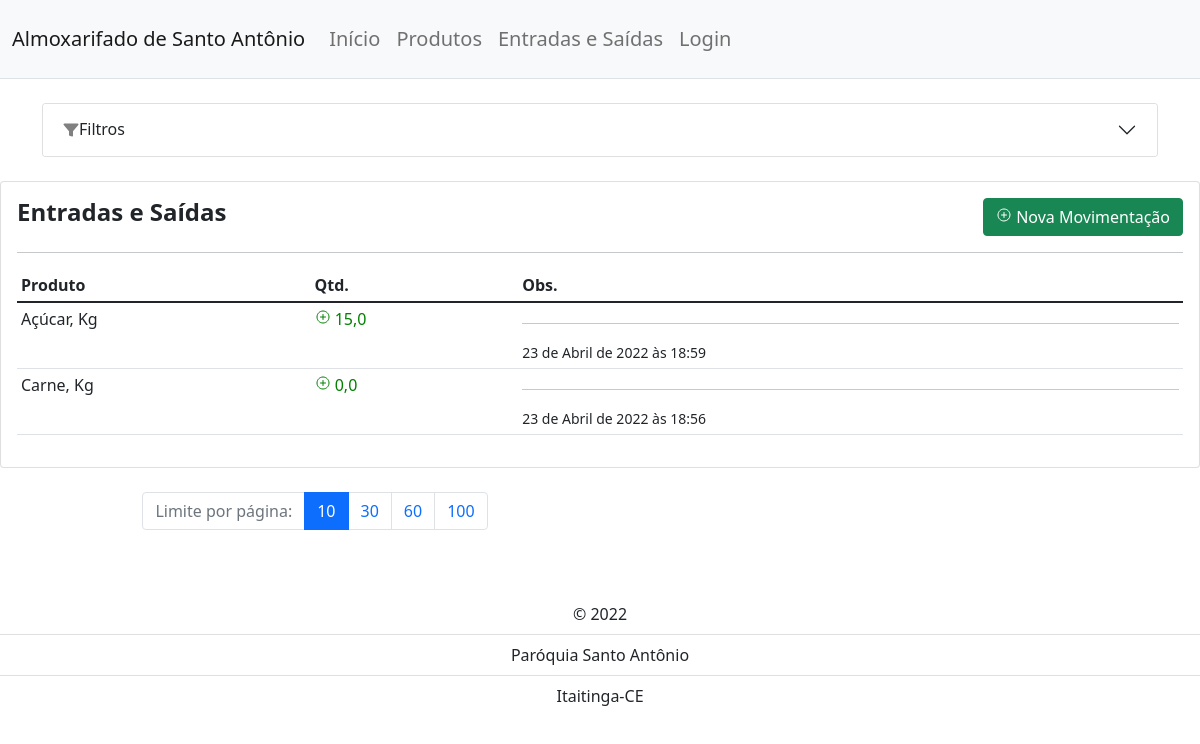
/movimentacao_lista/, run on the app's committed database.
### movimentacoes/models.py (models this page shows, shortened)
class Movimentacao(models.Model):
    produto = models.ForeignKey(Produto, on_delete=models.PROTECT)
    tipo = models.CharField(max_length=50, choices=LISTA_TIPO_MOVIMENTACAO)
    quantidade = models.DecimalField(max_digits=10, decimal_places=1)
    observacao = models.CharField(max_length=255, blank=True)
    created = models.DateTimeField(editable=False)
    modified = models.DateTimeField(editable=False)

class Produto(models.Model):
    descricao = models.CharField(max_length=255)
    categoria = models.CharField(max_length=50, choices=LISTA_CATEGORIAS)
    und_medida = models.CharField(max_length=255)
    quantidade = models.DecimalField(max_digits=10, decimal_places=1, default=0)
    created = models.DateTimeField(editable=False)
    modified = models.DateTimeField(editable=False)
    class Meta:
        ordering = ['descricao']
    def __str__(self):
        return self.descricao + ", " + self.und_medida

### movimentacoes/views.py (the view)
# urls.py: path('movimentacao_lista/', views.movimentacao_lista, name='movimentacao_lista'),
def movimentacao_lista(request):
    parametro_page = request.GET.get('page', '1')
    parametro_limit = request.GET.get('limit', '10')
    if not (parametro_limit.isdigit() and int(parametro_limit) > 0):
        parametro_limit = '10'
    movimentacoes = Movimentacao.objects.all().order_by('-modified')
    myFilter = MovimentacaoFilter(request.GET, queryset=movimentacoes)
    movimentacoes = myFilter.qs
    movimentacoes_paginator = Paginator(movimentacoes, parametro_limit)
    try:
        movimentacoes = movimentacoes_paginator.page(parametro_page)
    except (EmptyPage, PageNotAnInteger):
        movimentacoes = movimentacoes_paginator.page(1)
    context = {
        'movimentacoes': movimentacoes,
        'myFilter': myFilter,
        'opcoes_limit': [10, 30, 60, 100],
        'filtro': request.GET
    }
    return render(request, 'movimentacoes/movimentacao_lista.html', context)

### templates/movimentacoes/movimentacao_lista.html (shortened to what this page needs)
{% extends 'base.html' %}
{% load static %}
{% load crispy_forms_tags %}
{% block content %}
    <div class="container container-fluid" id="accordionExample">
        <div class="accordion-item">
            <h2 class="accordion-header" id="headingThree">
                <button class="accordion-button collapsed" type="button" data-bs-toggle="collapse" data-bs-target="#collapseThree" aria-expanded="false" aria-controls="collapseThree">
                    <ion-icon style="color: grey" name="funnel"></ion-icon>Filtros
                </button>
            </h2>
        </div>
    </div>
    <br>
    <div class="table-responsive">
        <div class="card">
            <div class="card-body">
                <div class="row row-cols-2">
                    <div class="col" style="vertical-align: middle">
                        <h4><b>Entradas e Saídas</b></h4>
                    </div>
                    <div class="col" style="text-align: right;">
                        <a class="btn btn-success" href="{% url 'movimentacoes:movimentacao' %}">
                            <ion-icon name="add-circle-outline"></ion-icon>
                            Nova Movimentação
                        </a>
                    </div>
                </div>
                <hr>
                <table class="table table-sm">
                    <thead>
                        <tr>
                            <th>Produto</th>
                            <th>Qtd.</th>
                            <th>Obs.</th>
                        </tr>
                    </thead>
                    <tbody>
                    {% for movimentacao in movimentacoes %}
                        <tr>
                            <td>{{movimentacao.produto}}</td>
                            {% if movimentacao.tipo == "SAIDA" %}
                                <td style="color: red">
                                    <ion-icon name="remove-circle-outline"></ion-icon>
                                    {{movimentacao.quantidade}}
                                </td>
                            {% else %}
                                <td style="color: green">
                                    <ion-icon name="add-circle-outline"></ion-icon>
                                    {{movimentacao.quantidade}}
                                </td>
                            {% endif %}
                            <td>{{movimentacao.observacao}}<hr><small>{{movimentacao.created}}</small></td>
                        </tr>
                    {% endfor%}
                    </tbody>
                </table>
            </div>
        </div>
    </div>
    <br>
    <div class="container">
        <div class="row">
            <div class="col-md-6">
                <nav>
                    <ul class="pagination justify-content-center">
                        <li class="page-item disabled">
                            <a class="page-link" href="#">
                                Limite por página:
                            </a>
                        </li>
                        {% for limite in opcoes_limit %}
                            {% if limite == movimentacoes.paginator.per_page %}
                                <li class="page-item active">
                                    <a class="page-link"
                                       href="#">{{limite}}</a>
                                </li>
                            {% else %}
                                <li class="page-item">
                                    <a class="page-link"
                                       href="{% url 'movimentacoes:movimentacao_lista' %}?limit={{limite}}&tipo={{filtro.tipo}}&observacao={{filtro.observacao}}&data_inicial={{filtro.data_inicial}}&data_final={{filtro.data_final}}&produto={{filtro.produto}}">{{limite}}
                                    </a>
                                </li>
                            {% endif %}
                        {% endfor %}
                    </ul>
                </nav>
            </div>
            <div class="col-md-6">
            </div>
        </div>
    </div>
{% endblock %}

### static/css/style.css (style rules this page uses)
body { overflow-y: overlay !important; overflow-x: hidden; overflow-wrap: break-word; }
.active { background-color: #266fa0 !important; border-color: #266fa0 !important; }

### data on the page
Movimentacao: produto "Açúcar, Kg", quantidade "15,0", created "23 de Abril de 2022 às 18:59"
Movimentacao: produto "Carne, Kg", quantidade "0,0", created "23 de Abril de 2022 às 18:56"

### other printed values
{{ limite }} "10"
{{ limite }} "30" "60" "100"
